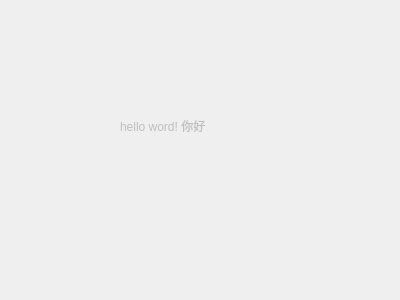
<?xml version="1.0" encoding="UTF-8"?>
<ui version="4.0">
 <class>Dialog</class>
 <widget class="QDialog" name="Dialog">
  <property name="geometry">
   <rect>
    <x>0</x>
    <y>0</y>
    <width>400</width>
    <height>300</height>
   </rect>
  </property>
  <property name="windowTitle">
   <string>Dialog</string>
  </property>
  <widget class="QLabel" name="HelloDialog">
   <property name="enabled">
    <bool>false</bool>
   </property>
   <property name="geometry">
    <rect>
     <x>120</x>
     <y>120</y>
     <width>96</width>
     <height>12</height>
    </rect>
   </property>
   <property name="text">
    <string>hello word! 你好</string>
   </property>
  </widget>
 </widget>
 <resources/>
 <connections/>
</ui>
